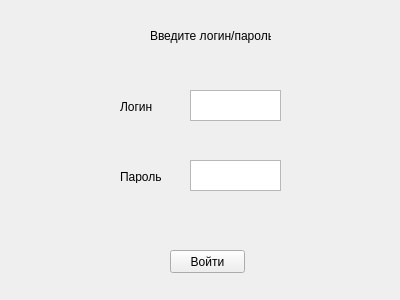
<?xml version="1.0" encoding="UTF-8"?>
<ui version="4.0">
 <class>Form</class>
 <widget class="QWidget" name="Form">
  <property name="geometry">
   <rect>
    <x>0</x>
    <y>0</y>
    <width>400</width>
    <height>300</height>
   </rect>
  </property>
  <property name="windowTitle">
   <string>Form</string>
  </property>
  <widget class="QTextEdit" name="textEdit">
   <property name="geometry">
    <rect>
     <x>190</x>
     <y>90</y>
     <width>91</width>
     <height>31</height>
    </rect>
   </property>
  </widget>
  <widget class="QTextEdit" name="textEdit_2">
   <property name="geometry">
    <rect>
     <x>190</x>
     <y>160</y>
     <width>91</width>
     <height>31</height>
    </rect>
   </property>
  </widget>
  <widget class="QLabel" name="label">
   <property name="geometry">
    <rect>
     <x>150</x>
     <y>20</y>
     <width>121</width>
     <height>31</height>
    </rect>
   </property>
   <property name="text">
    <string>Введите логин/пароль</string>
   </property>
  </widget>
  <widget class="QLabel" name="label_2">
   <property name="geometry">
    <rect>
     <x>120</x>
     <y>100</y>
     <width>47</width>
     <height>13</height>
    </rect>
   </property>
   <property name="text">
    <string>Логин</string>
   </property>
  </widget>
  <widget class="QLabel" name="label_3">
   <property name="geometry">
    <rect>
     <x>120</x>
     <y>170</y>
     <width>47</width>
     <height>13</height>
    </rect>
   </property>
   <property name="text">
    <string>Пароль</string>
   </property>
  </widget>
  <widget class="QPushButton" name="pushButton">
   <property name="geometry">
    <rect>
     <x>170</x>
     <y>250</y>
     <width>75</width>
     <height>23</height>
    </rect>
   </property>
   <property name="text">
    <string>Войти</string>
   </property>
  </widget>
 </widget>
 <resources/>
 <connections/>
</ui>
